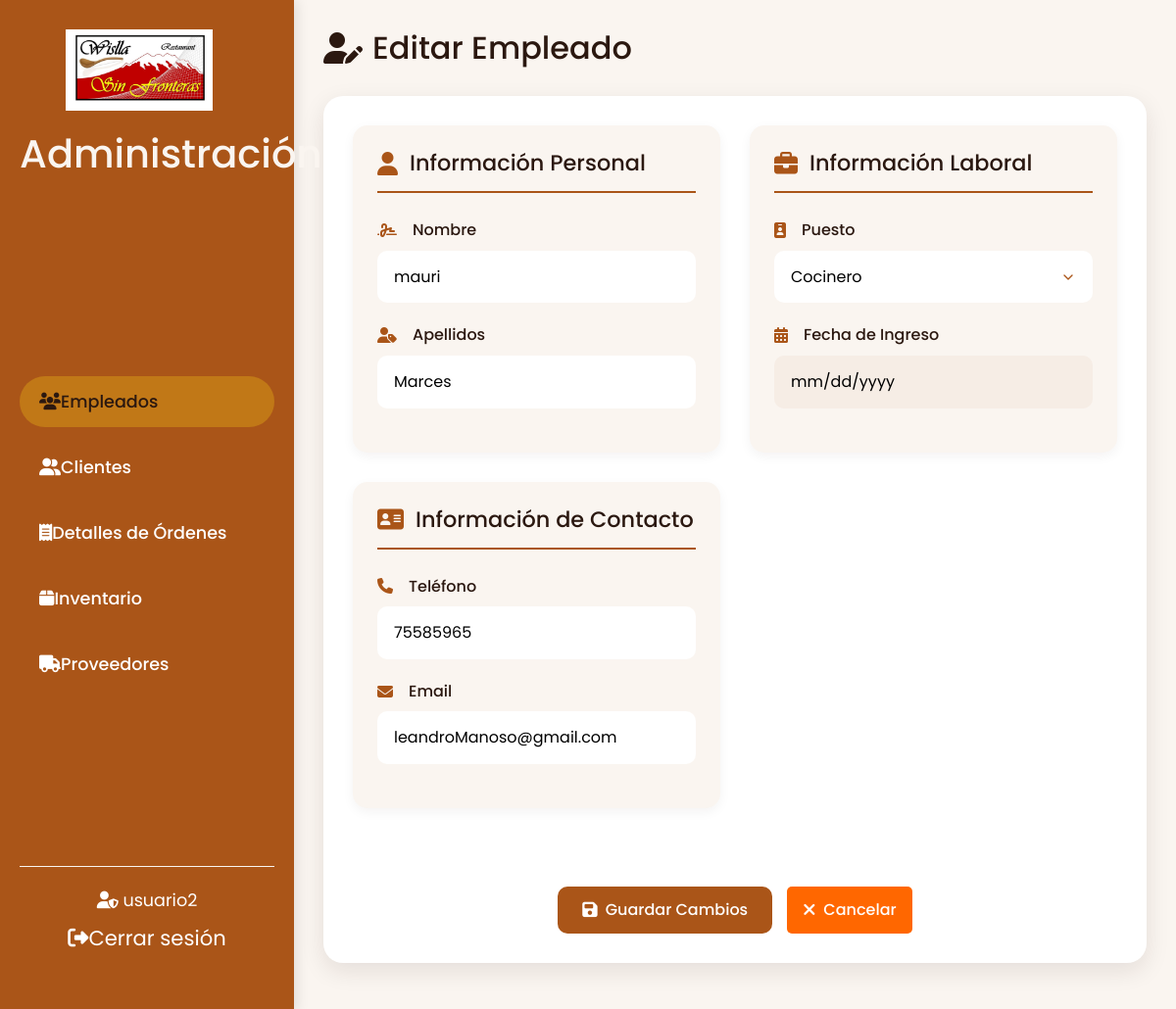
/paginaProyectoRest/administrador/editarE.php?id=11 (signed in), run on the app's committed database.
### tables this page shows
CREATE TABLE `empleados` (
  `id` bigint(20) NOT NULL,
  `usuario_id` bigint(20) DEFAULT NULL,
  `nombre` varchar(255) NOT NULL,
  `apellidos` varchar(255) NOT NULL,
  `puesto` varchar(50) NOT NULL,
  `salario` decimal(10,2) NOT NULL CHECK (`salario` >= 0),
  `telefono` varchar(15) DEFAULT NULL,
  `email` varchar(255) DEFAULT NULL,
  `fecha_ingreso` date DEFAULT NULL
);

### paginaProyectoRest/administrador/editarE.php (the view, shortened to what this page needs)
<?php
$id = $_GET['id'] ?? null;
if ($id) {
    $conn = conexion();
    $stmt = $conn->prepare("SELECT * FROM empleados WHERE id = ?");
    $stmt->bind_param("i", $id);
    $stmt->execute();
    $result = $stmt->get_result();
    $row = $result->fetch_assoc();
}
?>
<!DOCTYPE html>
<html lang="es">
<head>
    <link rel="stylesheet" href="https://cdnjs.cloudflare.com/ajax/libs/twitter-bootstrap/5.1.3/css/bootstrap.min.css">
    <link rel="stylesheet" href="https://cdnjs.cloudflare.com/ajax/libs/font-awesome/6.1.1/css/all.min.css">
    <link rel="stylesheet" href="../css/styleCliAdmin.css">
</head>
<body>
    <div class="layout">
        <aside class="sidebar">
            <div class="logo">
                <a class="navbar-brand" href="#">
                    <img src="../imagenes/WisllaLogo.jpg" alt="Logo de Wislla" style="max-width: 150px;">
                </a>
                <h1>Administración</h1>
            </div>
            <nav class="main-nav">
                <ul>
                    <li><a href="admin.php" class="active"><i class="fas fa-users"></i>Empleados</a></li>
                    <li><a href="clientes.php"><i class="fas fa-user-friends"></i>Clientes</a></li>
                    <li><a href="detalles.php"><i class="fas fa-receipt"></i>Detalles de Órdenes</a></li>
                    <li><a href="inventario.php"><i class="fas fa-box"></i>Inventario</a></li>
                    <li><a href="proveedores.php"><i class="fas fa-truck"></i>Proveedores</a></li>
                </ul>
            </nav>
            <div class="user-section">
                <span><i class="fas fa-user-shield"></i> <?= htmlspecialchars($_SESSION['nombre']); ?></span>
                <a href="../registro/logout.php" class="logout-btn"><i class="fas fa-sign-out-alt"></i>Cerrar sesión</a>
            </div>
        </aside>
        <main class="main-content">
            <header class="content-header">
                <h2><i class="fas fa-user-edit"></i> Editar Empleado</h2>
            </header>
            <?php if (isset($row)): ?>
            <div class="form-container">
                <form method="post" class="employee-form">
                    <div class="form-sections">
                        <div class="form-section">
                            <div class="section-header">
                                <i class="fas fa-user"></i>
                                <h3>Información Personal</h3>
                            </div>
                            <div class="form-group">
                                <label><i class="fas fa-signature"></i> Nombre</label>
                                <input type="text" name="nombre" value="<?= htmlspecialchars($row['nombre']) ?>" required>
                            </div>
                            <div class="form-group">
                                <label><i class="fas fa-user-tag"></i> Apellidos</label>
                                <input type="text" name="apellidos" value="<?= htmlspecialchars($row['apellidos']) ?>" required>
                            </div>
                        </div>
                        <div class="form-section">
                            <div class="section-header">
                                <i class="fas fa-briefcase"></i>
                                <h3>Información Laboral</h3>
                            </div>
                            <div class="form-group">
                                <label><i class="fas fa-id-badge"></i> Puesto</label>
                                <select name="puesto" required>
                                    <option value="Cocinero" <?= $row['puesto'] === 'Cocinero' ? 'selected' : '' ?>>Cocinero</option>
                                </select>
                            </div>
                            <div class="form-group">
                                <label><i class="fas fa-calendar-alt"></i> Fecha de Ingreso</label>
                                <input type="date" readonly name="fecha_ingreso" value="<?= htmlspecialchars($row['fecha_ingreso']) ?>">
                            </div>
                        </div>
                        <div class="form-section">
                            <div class="section-header">
                                <i class="fas fa-address-card"></i>
                                <h3>Información de Contacto</h3>
                            </div>
                            <div class="form-group">
                                <label><i class="fas fa-phone"></i> Teléfono</label>
                                <input type="tel" name="telefono" value="<?= htmlspecialchars($row['telefono']) ?>" pattern="[0-9]{10}">
                            </div>
                            <div class="form-group">
                                <label><i class="fas fa-envelope"></i> Email</label>
                                <input type="email" name="email" value="<?= htmlspecialchars($row['email']) ?>">
                            </div>
                        </div>
                    </div>
                    <div class="form-actions">
                        <button type="submit" class="btn btn-primary">
                            <i class="fas fa-save"></i> Guardar Cambios
                        </button>
                        <a href="admin.php" class="btn btn-secondary">
                            <i class="fas fa-times"></i> Cancelar
                        </a>
                    </div>
                </form>
            </div>
            <?php endif; ?>
        </main>
    </div>
</body>
</html>

### data on the page
empleados: nombre "mauri", apellidos "Marces", puesto "Cocinero", telefono "75585965", email "leandroManoso@gmail.com"

### other printed values
$_SESSION['nombre'] "usuario2"
